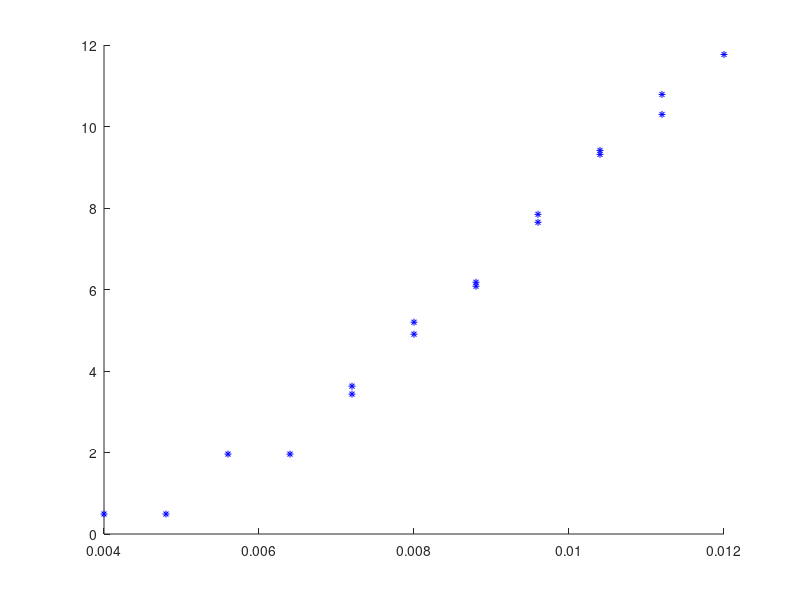

Here is the MATLAB script that generated this plot: (Note: this script raises an error after producing the figure.)
clc;
clear all;
clear home;
close all;

%Scaling factor from ponds (p) or gram-force to Newton (N)
scale = 9.80665e-3;
%The motor constant
Kt = 0.0016;

%           p      A
data = [    50    2.5;
            50    3.0;
            200   3.5;
            200   4.0;
            350   4.5;
            370   4.5;
            500   5.0;
            530   5.0;
            620   5.5;
            630   5.5;
            780   6.0;
            800   6.0;
            950   6.5;
            960   6.5;
            1100  7.0;
            1050  7.0;
            1200  7.5  ];

x = data(:,2)*Kt;
y = data(:,1)*scale; % Newton

p = scatter( x, y,25,'b', '*' );

%xlim([0 8])

%Creating least square solution
h = lsline;
set( h, 'color', 'r', 'LineWidth', 1 );

%Using polyfit to calculate the equation for lsline
p = polyfit( x, y, 1 );
a = p(:,1)
b = p(:,2)
%Creating legend containing equation for lsline (%0.4f = 4 decimals)
legend('Data', sprintf( 'y = %0.4fx %0.4f', a, b ), 'Location', 'northwest' )

%Title and axis labels added
title('Friction in Drivetrain')
xlabel('Current (A)')
ylabel('Force (N)')

grid on
set(gca,'GridLineStyle',':', 'GridColor', 'k', 'GridAlpha', .6)
